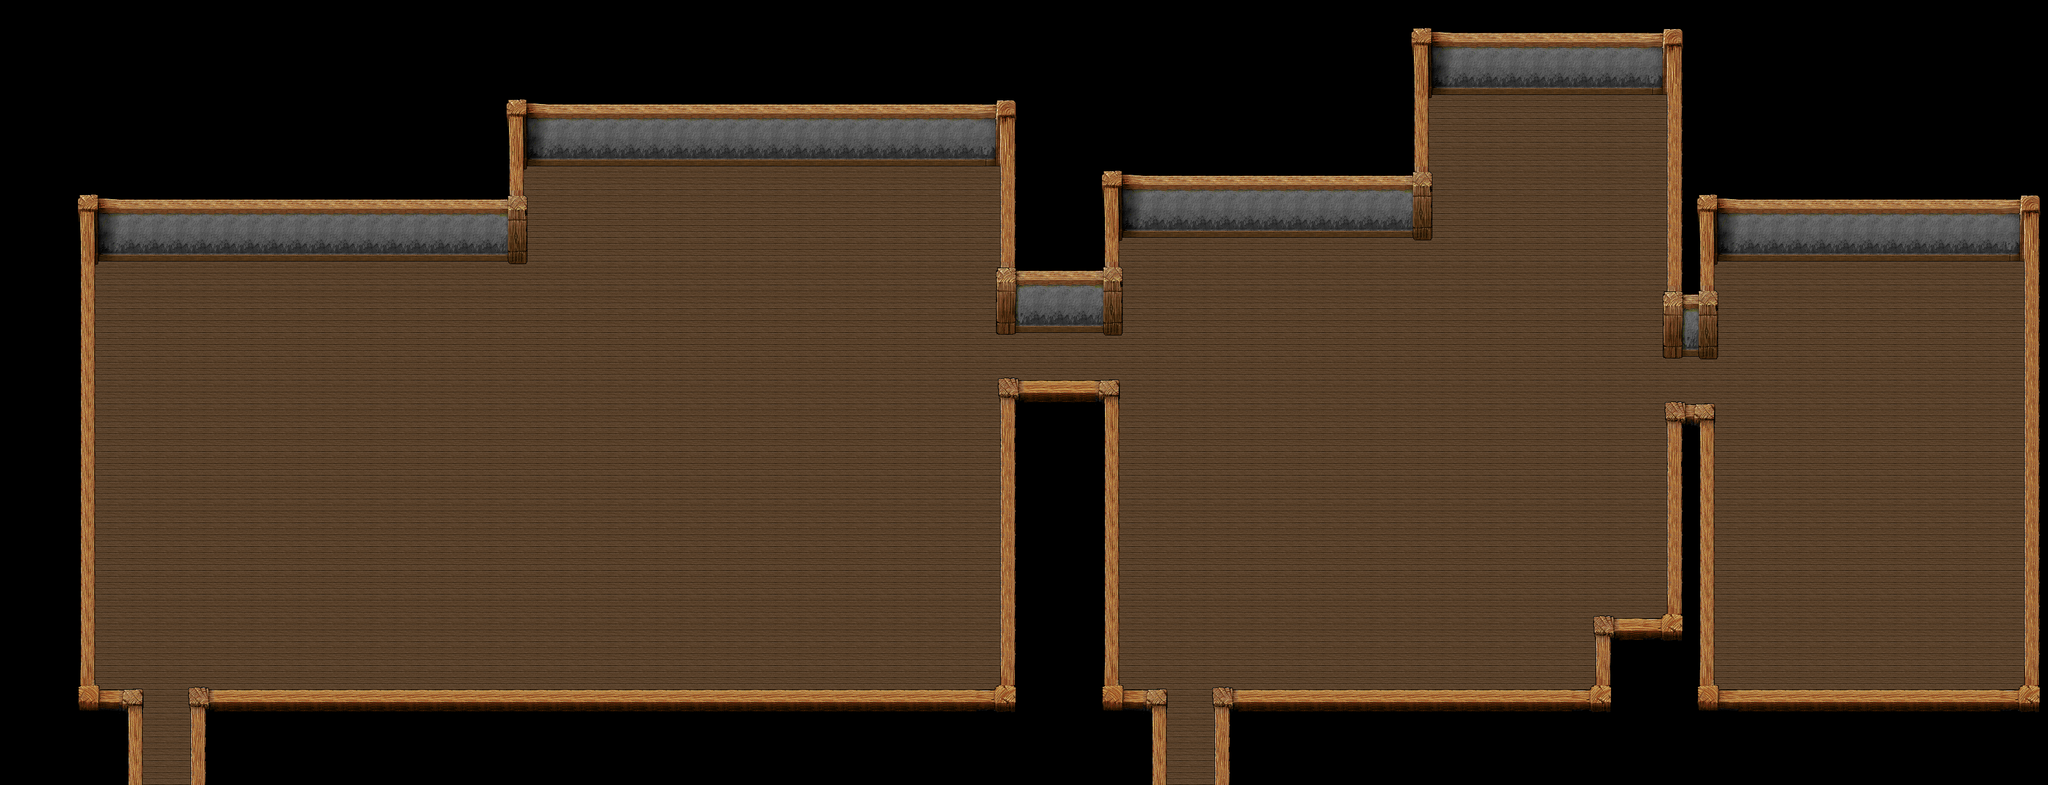

A level layout from a 2D game, rendered from its tile map. Below: a short description, then the map file with tile-grid data replaced by summaries:
An orthogonal 86x33 tile map with 40x40 px tiles, 4 tile layers (set, Ground, Walls, Over), 3 tilesets.

<map version="1.0" orientation="orthogonal" width="86" height="33" tilewidth="40" tileheight="40">
 <tileset firstgid="1" name="rules" tilewidth="40" tileheight="40">
  <image source="Tiles/rules.png" width="200" height="160" />
 </tileset>
 <tileset firstgid="21" name="Ground" tilewidth="40" tileheight="40">
  <image source="Tiles/Ground.png" width="200" height="320" />
 </tileset>
 <tileset firstgid="61" name="Internal Walls" tilewidth="40" tileheight="40">
  <image source="Tiles/Internal Walls.png" width="400" height="400" />
 </tileset>
 <layer name="set" width="86" height="33">
  <data>[2838 cells, 2838 non-empty, 2 distinct tile ids]</data>
 </layer>
 <layer name="Ground" width="86" height="33">
  <data>[2838 cells, 1670 non-empty, 1 distinct tile ids]</data>
 </layer>
 <layer name="Walls" width="86" height="33">
  <data>[2838 cells, 418 non-empty, 34 distinct tile ids]</data>
 </layer>
 <layer name="Over" width="86" height="33">
  <data>[2838 cells, 285 non-empty, 22 distinct tile ids]</data>
 </layer>
</map>
